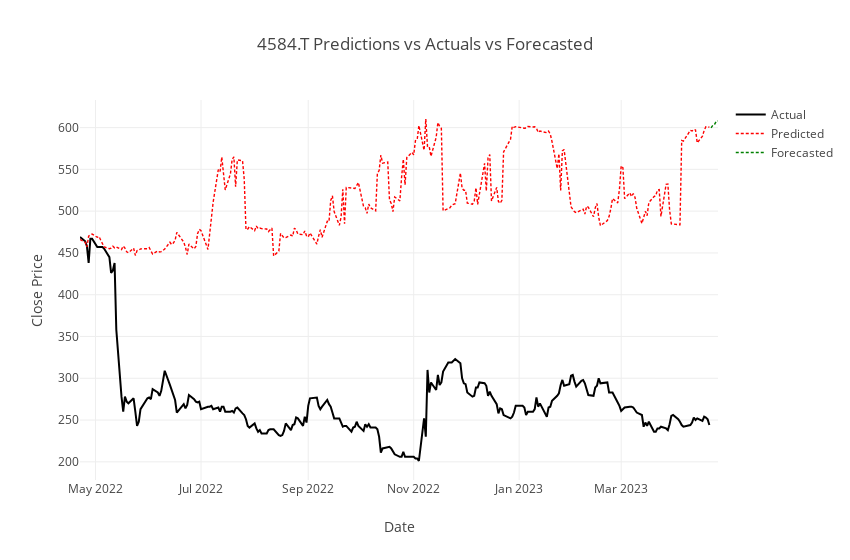
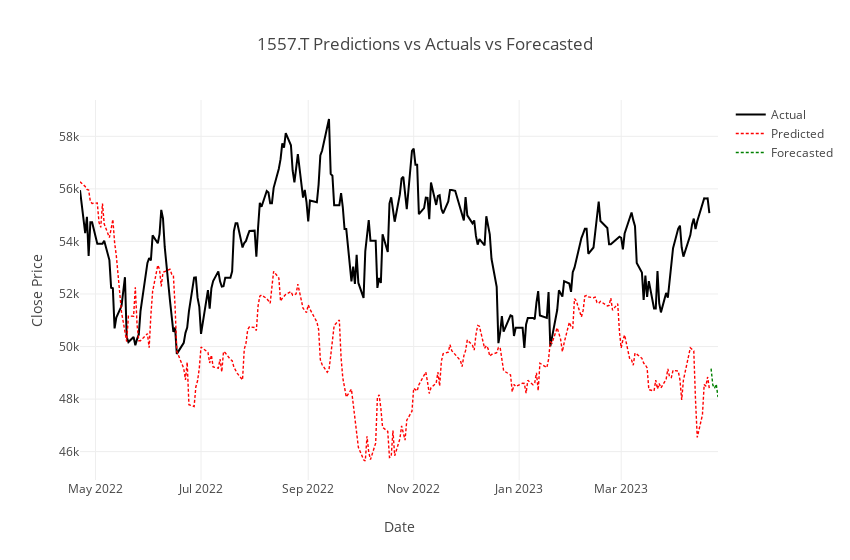
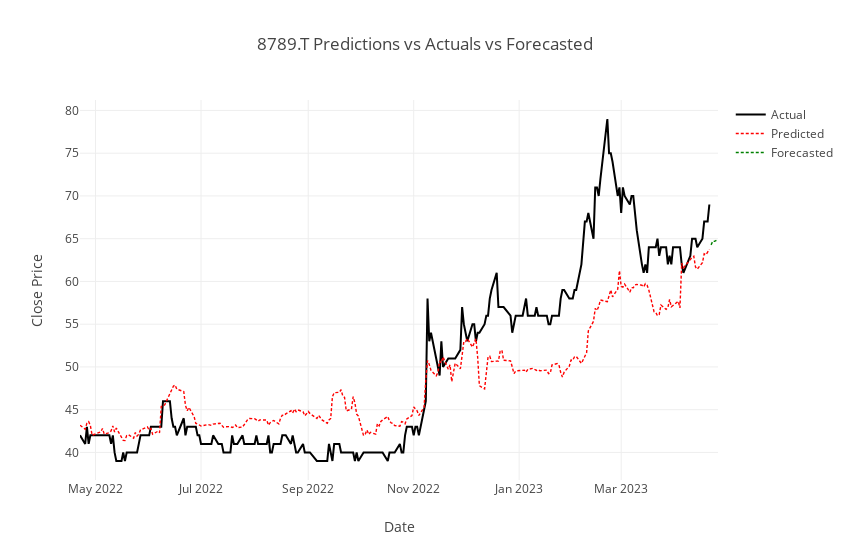
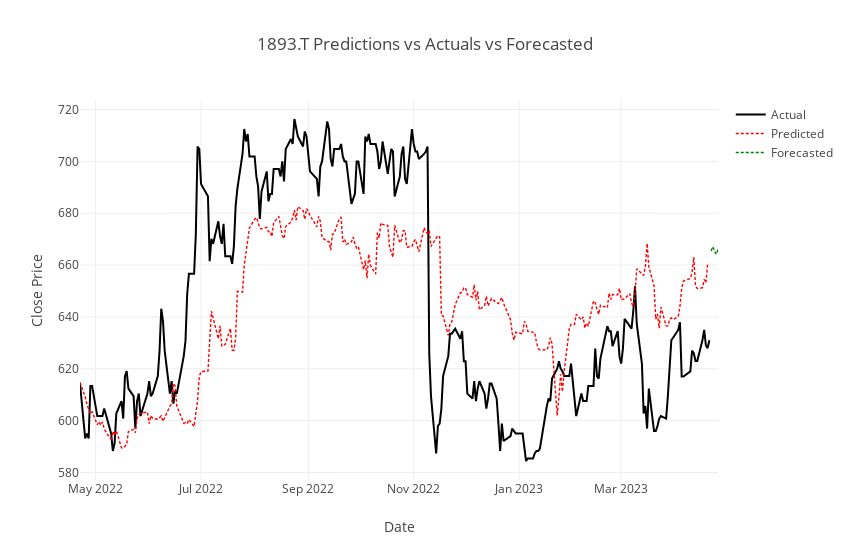

The cell these charts' notebook holds for them, in order:
### Code cell
display_prediction(target_symbols, predictions, actuals, future_predictions)

### Figure 1 — Plotly figure (JSON) as saved in the notebook; plotly's stock layout.template omitted (floating-point values rounded to 4 significant figures; data arrays with more than 128 entries replaced by an {"elided": "..."} marker saying what was removed)
{"data": [{"line": {"color": "black"}, "mode": "lines", "name": "Actual", "type": "scatter", "x": {"elided": "251 str values"}, "y": {"elided": "251 int values"}}, {"line": {"color": "red", "dash": "3px,2px", "width": 1.4}, "mode": "lines", "name": "Predicted", "type": "scatter", "x": {"elided": "251 str values"}, "y": {"elided": "251 float values"}}, {"line": {"color": "green", "dash": "3px,2px", "width": 1.4}, "mode": "lines", "name": "Forecasted", "type": "scatter", "x": ["2023-04-22T00:00:00", "2023-04-23T00:00:00", "2023-04-24T00:00:00", "2023-04-25T00:00:00", "2023-04-26T00:00:00"], "y": [599.6, 602.6, 603.8, 607.5, 608.0]}], "layout": {"title": {"text": "4584.T Predictions vs Actuals vs Forecasted"}, "width": 850, "xaxis": {"title": {"text": "Date"}}, "yaxis": {"title": {"text": "Close Price"}}}}

### Figure 2 — Plotly figure (JSON) as saved in the notebook; plotly's stock layout.template omitted (floating-point values rounded to 4 significant figures; data arrays with more than 128 entries replaced by an {"elided": "..."} marker saying what was removed)
{"data": [{"line": {"color": "black"}, "mode": "lines", "name": "Actual", "type": "scatter", "x": {"elided": "251 str values"}, "y": {"elided": "251 int values"}}, {"line": {"color": "red", "dash": "3px,2px", "width": 1.4}, "mode": "lines", "name": "Predicted", "type": "scatter", "x": {"elided": "251 str values"}, "y": {"elided": "251 float values"}}, {"line": {"color": "green", "dash": "3px,2px", "width": 1.4}, "mode": "lines", "name": "Forecasted", "type": "scatter", "x": ["2023-04-22T00:00:00", "2023-04-23T00:00:00", "2023-04-24T00:00:00", "2023-04-25T00:00:00", "2023-04-26T00:00:00"], "y": [49160.0, 48540.0, 48420.0, 48560.0, 48070.0]}], "layout": {"title": {"text": "1557.T Predictions vs Actuals vs Forecasted"}, "width": 850, "xaxis": {"title": {"text": "Date"}}, "yaxis": {"title": {"text": "Close Price"}}}}

### Figure 3 — Plotly figure (JSON) as saved in the notebook; plotly's stock layout.template omitted (floating-point values rounded to 4 significant figures; data arrays with more than 128 entries replaced by an {"elided": "..."} marker saying what was removed)
{"data": [{"line": {"color": "black"}, "mode": "lines", "name": "Actual", "type": "scatter", "x": {"elided": "251 str values"}, "y": {"elided": "251 int values"}}, {"line": {"color": "red", "dash": "3px,2px", "width": 1.4}, "mode": "lines", "name": "Predicted", "type": "scatter", "x": {"elided": "251 str values"}, "y": {"elided": "251 float values"}}, {"line": {"color": "green", "dash": "3px,2px", "width": 1.4}, "mode": "lines", "name": "Forecasted", "type": "scatter", "x": ["2023-04-22T00:00:00", "2023-04-23T00:00:00", "2023-04-24T00:00:00", "2023-04-25T00:00:00", "2023-04-26T00:00:00"], "y": [64.28, 64.72, 64.69, 64.84, 64.92]}], "layout": {"title": {"text": "8789.T Predictions vs Actuals vs Forecasted"}, "width": 850, "xaxis": {"title": {"text": "Date"}}, "yaxis": {"title": {"text": "Close Price"}}}}

### Figure 4 — Plotly figure (JSON) as saved in the notebook; plotly's stock layout.template omitted (floating-point values rounded to 4 significant figures; data arrays with more than 128 entries replaced by an {"elided": "..."} marker saying what was removed)
{"data": [{"line": {"color": "black"}, "mode": "lines", "name": "Actual", "type": "scatter", "x": {"elided": "251 str values"}, "y": {"elided": "251 float values"}}, {"line": {"color": "red", "dash": "3px,2px", "width": 1.4}, "mode": "lines", "name": "Predicted", "type": "scatter", "x": {"elided": "251 str values"}, "y": {"elided": "251 float values"}}, {"line": {"color": "green", "dash": "3px,2px", "width": 1.4}, "mode": "lines", "name": "Forecasted", "type": "scatter", "x": ["2023-04-22T00:00:00", "2023-04-23T00:00:00", "2023-04-24T00:00:00", "2023-04-25T00:00:00", "2023-04-26T00:00:00"], "y": [665.4, 667.1, 665.4, 664.2, 666.2]}], "layout": {"title": {"text": "1893.T Predictions vs Actuals vs Forecasted"}, "width": 850, "xaxis": {"title": {"text": "Date"}}, "yaxis": {"title": {"text": "Close Price"}}}}
